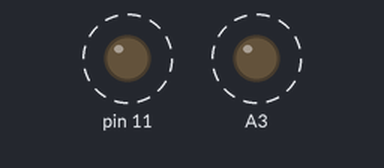
This sketch was run on a simulated Arduino Uno, built with avr-gcc and run on an emulated ATmega328P. On the bench: output pins drawn as LEDs (lit = HIGH). Dashed ring = blinking.

Above: at 0.5 s.
Timing chart, 0 to 4.6 s (numbered marks = the images above):
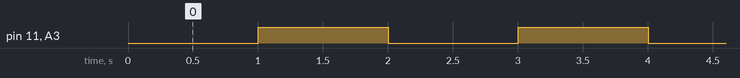

Measured:
- by itself, pin 11, A3: alternates HIGH for 1.0 s and LOW for 1.0 s

The sketch:

zad4.ino
```cpp
void setup() {
  // put your setup code here, to run once:
  pinMode(11, OUTPUT);
  pinMode(A3, OUTPUT);
}

unsigned long time1, time2;
int diff = 1000;
void loop() {
  // put your main code here, to run repeatedly:
  if (time2 - time1 >= diff)
  {
    time1 = millis();
    digitalWrite(A3, !digitalRead(A3));
    digitalWrite(11, !digitalRead(11));
  }
  time2 = millis();
}
```
